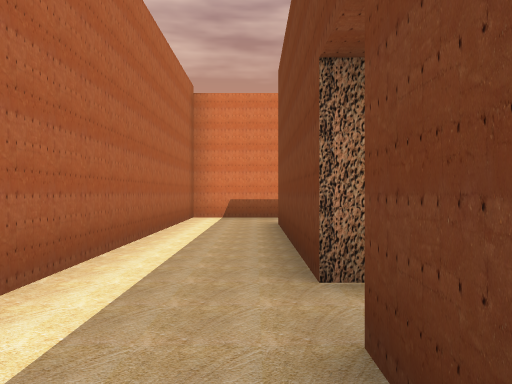
[1] (above)

23 first-person views from a walk through a Unity game level. The camera is 1.2 m above the floor, looks level and sees 70° across. The floor is counted in squares, 2 m on a side. Each view is taken from the middle of a square. On the plan, view 1 faces up. The plan holds only what a view shows up to about 10 squares ahead; the rest is blank. The player character is not drawn. Door leaves are left out, so doorways stand open. Some surface patterns are stand-ins.

[2]
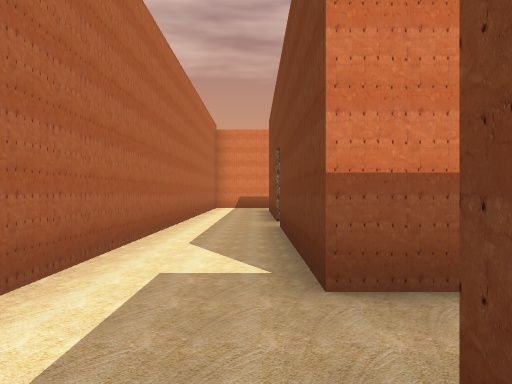

[3]
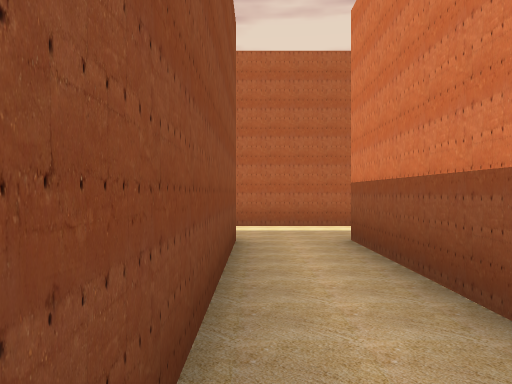

[4]
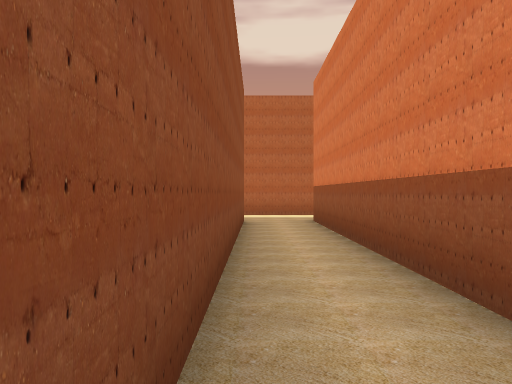

[5]
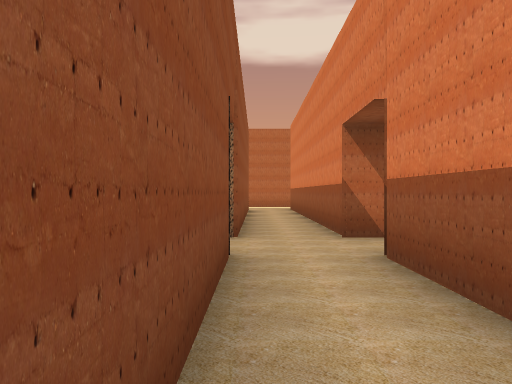

[6]
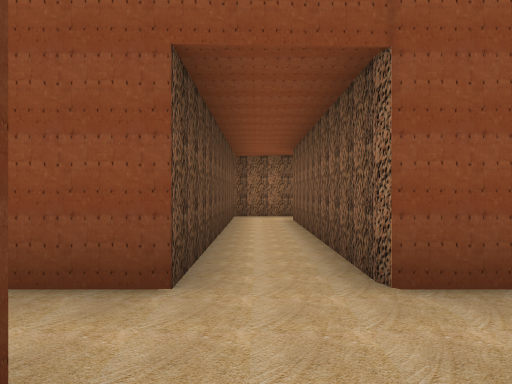

[7]
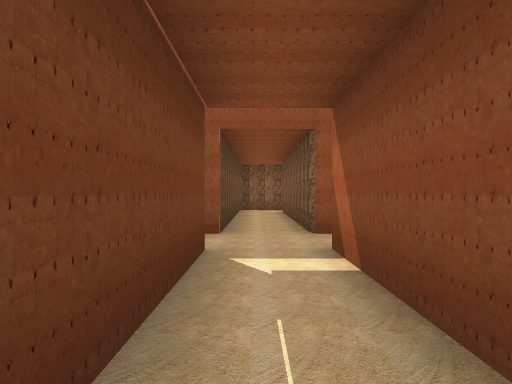

[8]
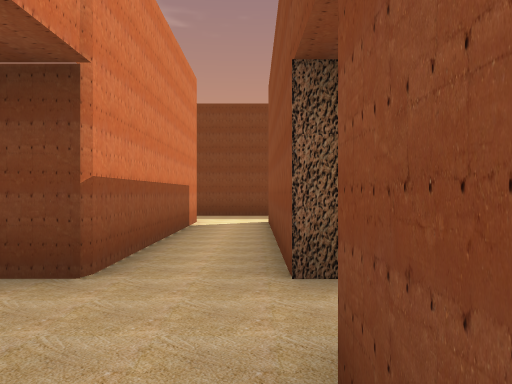

[9]
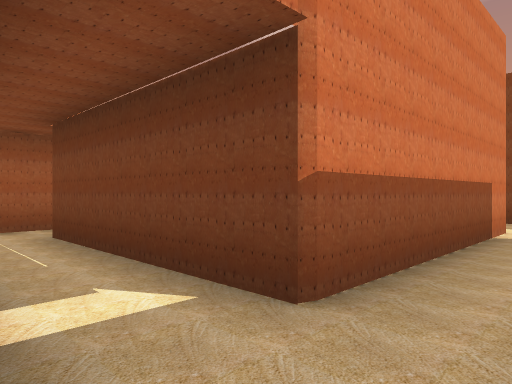

[10]
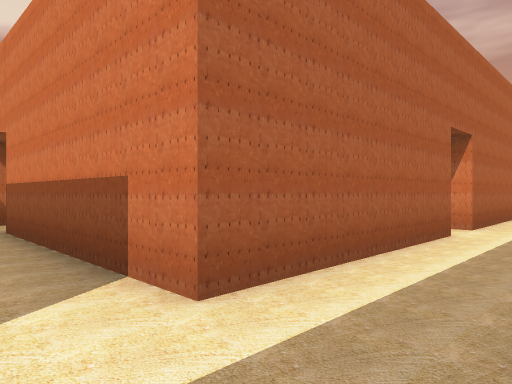

[11]
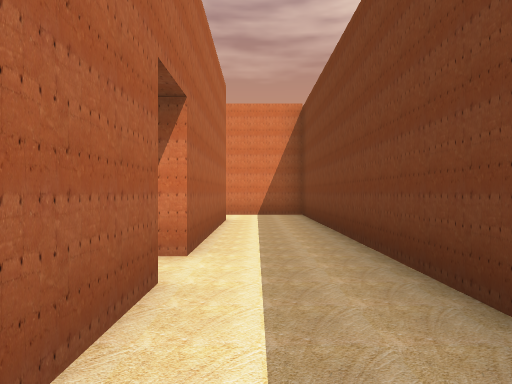

[12]
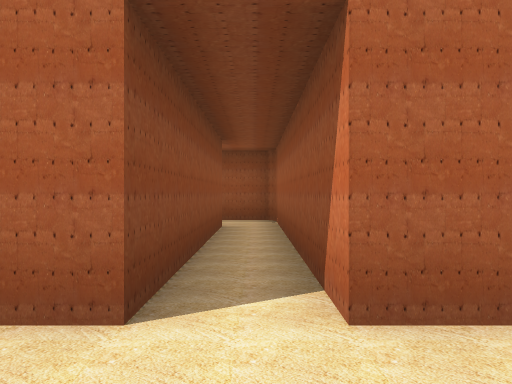

[13]
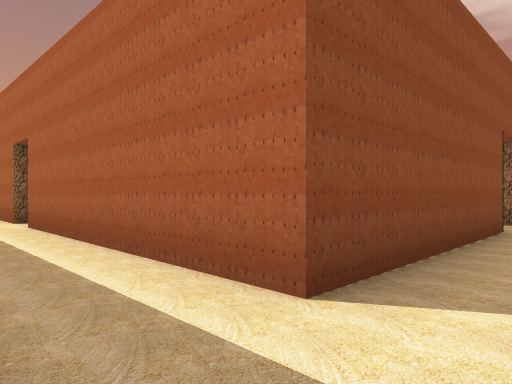

[14]
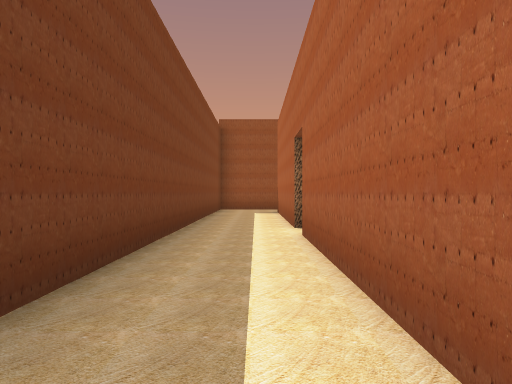

[15]
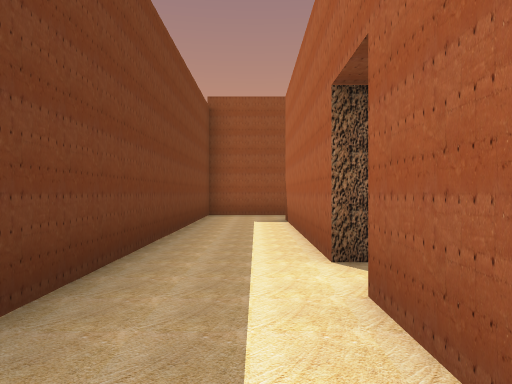

[16]
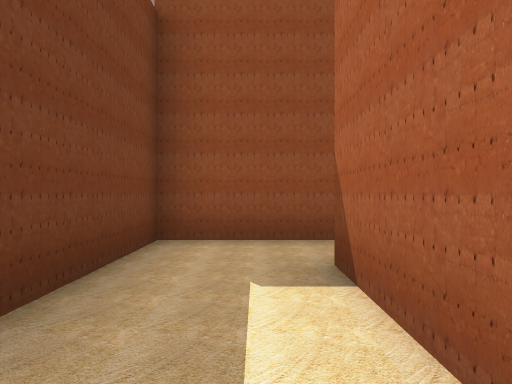

[17]
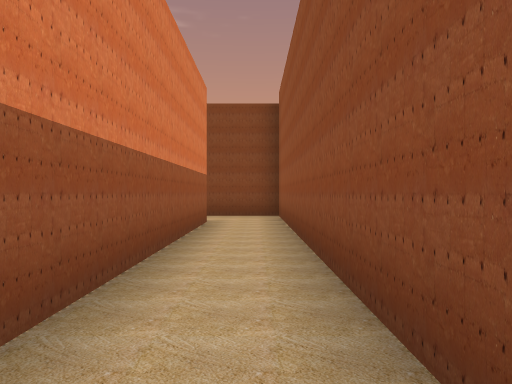

[18]
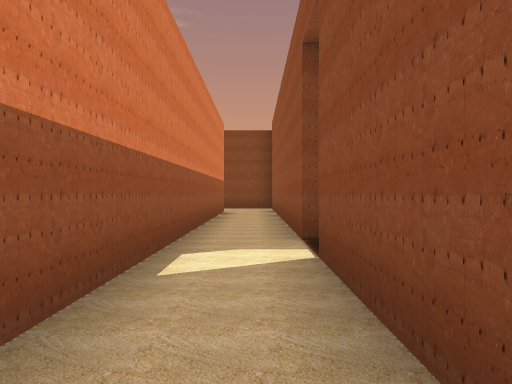

[19]
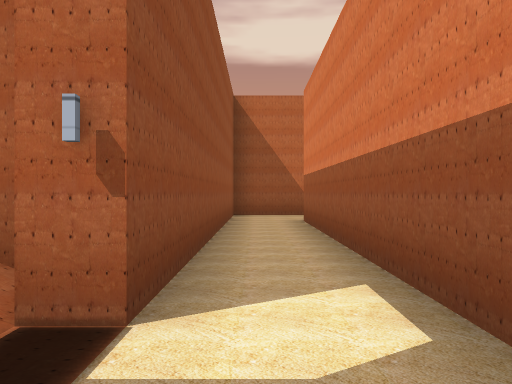

[20]
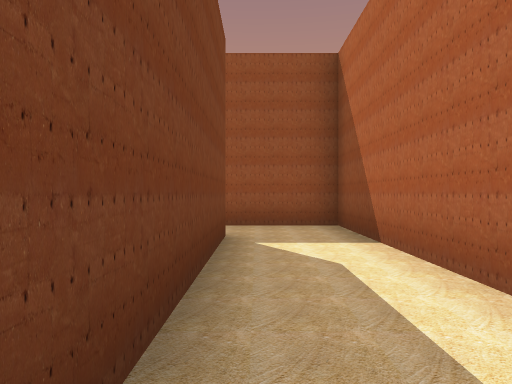

[21]
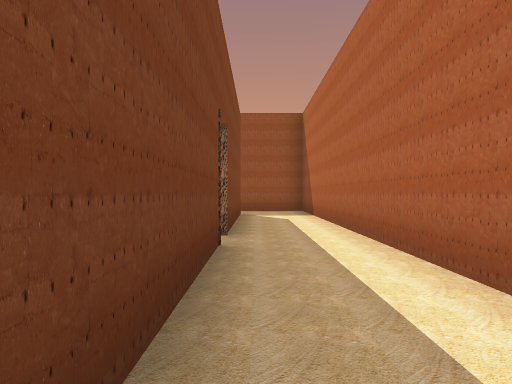

[22]
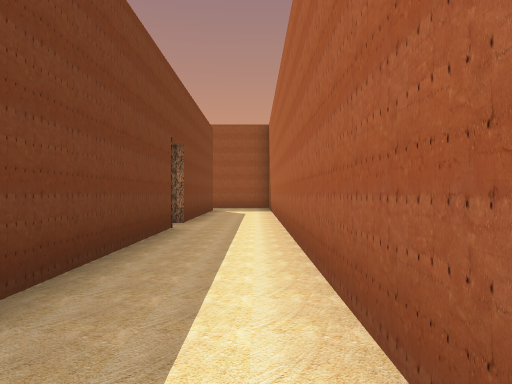

[23]
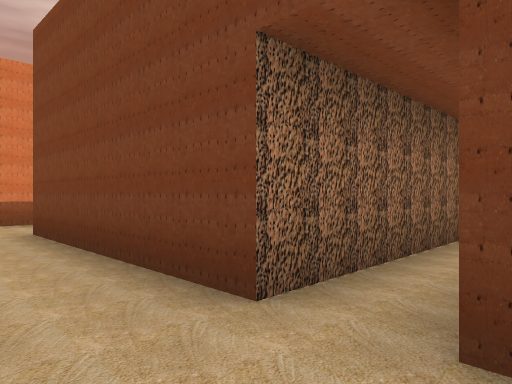

### Floor plan
Points are (right, up) in squares from view 1. A wall is a line through its corners. A room is listed if a view was taken in it or the views show most of it. See-through windows are left out.
Room 1 (views 1, 2, 3, 4, 5, 8, 9, 10, 11, 12, 13, 14, 15, 16, 17, 18, 19, 20, 21, 22, 23)
walls: (8.2, -2.8) (0.4, -2.8) (0.4, 1.5); (4, 2.4) (0.4, 2.4) (0.4, 6.9); (0.6, -4.2) (8.2, -4.2) (8.2, -9.9); (9.6, -10.6) (9.5, -4.2) (14.4, -4.2) (14.4, -10.1); (8, -11.1) (9.4, -11.1); (14.4, 1.4) (14.4, -2.8) (9.5, -2.8); (16.2, -4.4) (16.2, -2.4); (0.4, -10.1) (0.4, -6); (16.2, 0.8) (16.2, 8.6) (14.1, 8.6); (14.4, -11.1) (14.4, -16) (0.4, -16) (0.4, -11.1); (14.4, 6.8) (14.4, 2.4); (0.9, 8.6) (-1.5, 8.6) (-1.5, -17.6) (6.4, -17.6); (7.5, -17.6) (16.2, -17.6) (16.2, -6.8)
ways out: opening at (9, -3) to room 2; opening at (15, 2) to room 2; open door at (7, -18)
Room 2 (views 6, 7)
walls: (14.4, 2.4) (8.2, 2.4) (8.2, -2.8); (9.5, -2.8) (9.5, 1.4) (14.4, 1.4)
ways out: opening at (9, -3) to room 1; opening at (15, 2) to room 1

Positions as (right, up) in squares from view 1, and headings:
1: (0, 0), facing up
2: (0, -5), facing up
3: (5, -4), facing left
4: (8, -4), facing left
5: (13, -4), facing left
6: (9, -2), facing down
7: (9, 1), facing down
8: (7, -4), facing right
9: (8, -4), facing up-right
10: (16, -4), facing up-left
11: (15, -1), facing up
12: (16, 2), facing left
13: (16, -3), facing down-left
14: (15, -5), facing down
15: (15, -8), facing down
16: (15, -13), facing down
17: (7, -17), facing right
18: (3, -17), facing right
19: (8, -17), facing left
20: (0, -11), facing down
21: (0, -6), facing down
22: (-1, -4), facing down
23: (-1, 1), facing up-right
